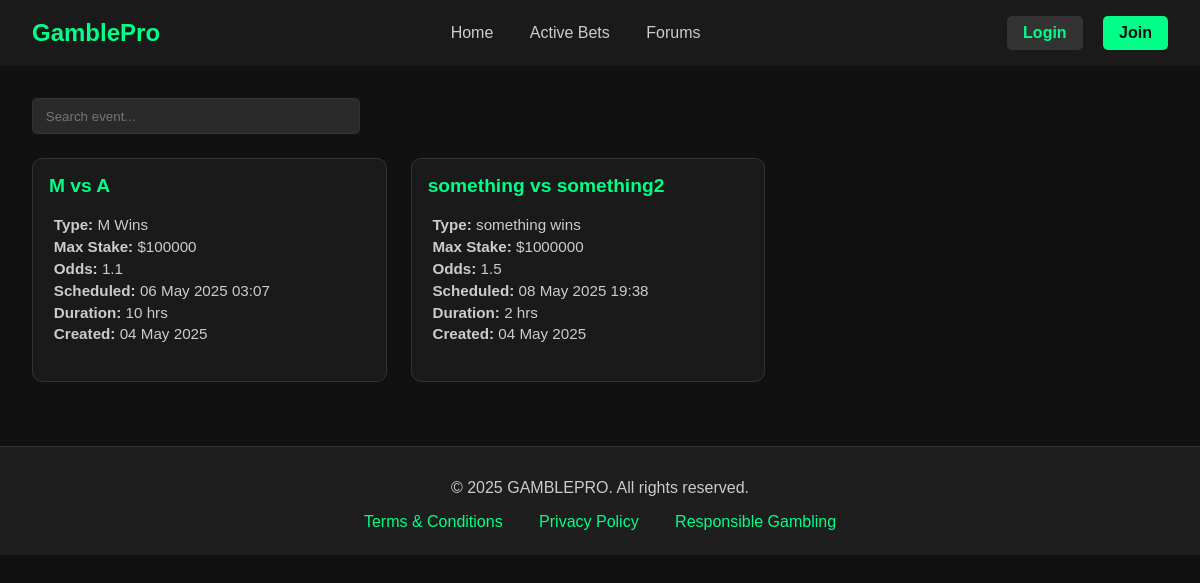
The page /active_bets on the database its author committed.
### proj_models.py (models this page shows, shortened)
class ActiveBets(db.Model):
    id = db.Column(db.Integer, primary_key=True)
    event_name = db.Column(db.String(100), nullable=False)  # Name of the event
    bet_type = db.Column(db.String(50), nullable=False)  # User's bet type (e.g., "win" or "loss")
    stake_amount = db.Column(db.Float, nullable=False)  # Highest amount the user can bet
    odds = db.Column(db.Float, nullable=False)  # Odds for the bet
    scheduled_time = db.Column(db.DateTime, nullable=False)  # When the event is scheduled
    duration = db.Column(db.Integer, nullable=False)  # Duration in hours
    created_at = db.Column(db.DateTime, default=datetime.utcnow)  # When the bet was created

### app.py (the view)
@app.route("/active_bets")
def active_bets():
    bets = ActiveBets.query.all()
    return render_template("active_bets.html", bets=bets)

### templates/active_bets.html (shortened to what this page needs)
{% extends 'base.html' %}
{% block content %}
<link rel="stylesheet" href="{{ url_for('static', filename='css/active_bets.css') }}">
<section class="active-bets">
  <div class="controls">
    <input type="text" id="searchInput" placeholder="Search event...">
  </div>
  <div class="bet-cards" id="betCards">
    {% for bet in bets %}
    <div class="bet-card" data-search="{{ bet.event_name | lower }} {{ bet.bet_type | lower }}">
      <h3>{{ bet.event_name }}</h3>
      <p><strong>Type:</strong> {{ bet.bet_type }}</p>
      <p><strong>Max Stake:</strong> ${{ bet.stake_amount | int }}</p>
      <p><strong>Odds:</strong> {{ bet.odds }}</p>
      <p><strong>Scheduled:</strong> {{ bet.scheduled_time.strftime('%d %b %Y %H:%M') }}</p>
      <p><strong>Duration:</strong> {{ bet.duration }} hrs</p>
      <p><strong>Created:</strong> {{ bet.created_at.strftime('%d %b %Y') }}</p>
      <br>
    </div>
    {% endfor %}
  </div>
</section>
{% endblock %}

### static/css/style.css (style rules this page uses)
body { margin: 0; font-family: Arial, sans-serif; background-color: #111; color: #fff; }

### static/css/active_bets.css (style rules this page uses)
.active-bets { padding: 2rem; }
.controls { display: flex; justify-content: flex-start; margin-bottom: 1.5rem; }
.controls input { padding: 0.6rem 0.8rem; border: 1px solid #333; border-radius: 5px; background: #2a2a2a; color: #fff; width: 300px; }
.bet-cards { display: flex; flex-wrap: wrap; gap: 1.5rem; justify-content: flex-start; }
.bet-card { background: #1a1a1a; border: 1px solid #333; border-radius: 10px; padding: 1rem; width: calc(33.33% - 1.5rem); transition: transform 0.2s ease; box-sizing: border-box; }
.bet-card h3 { margin-top: 0; color: #00ff88; font-size: 1.2rem; }
.bet-card p { margin: 0.3rem; color: #ccc; font-size: 0.95rem; }

### rows shown on the page
ActiveBets: event_name "M vs A", bet_type "M Wins", stake_amount "100000", odds "1.1", scheduled_time "06 May 2025 03:07", duration "10", created_at "04 May 2025"
ActiveBets: event_name "something vs something2", bet_type "something wins", stake_amount "1000000", odds "1.5", scheduled_time "08 May 2025 19:38", duration "2", created_at "04 May 2025"
